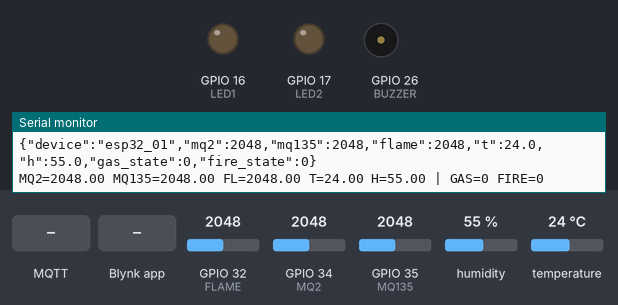
This sketch was run on a simulated ESP32. Shown: output pins drawn as LEDs (lit = HIGH), buzzer (waves = sounding, pin HIGH), the last lines printed to the serial monitor. Inputs (shaded band) come from the test bench; at power-on: GPIO 32 (FLAME) = 2048, GPIO 34 (MQ2) = 2048, GPIO 35 (MQ135) = 2048, humidity 55 %, temperature 24 °C. WiFi joins after 1.5 s; servers stay silent unless stated; the local clock reads 2024-03-15 10:24:30 at power-on unless the sketch sets it; EEPROM starts erased; no MQTT or app messages arrive unless stated.

Above: at 3.0 s.
3.1 s: MQTT message "0" arrives on the first subscribed topic
At 7.05 s:
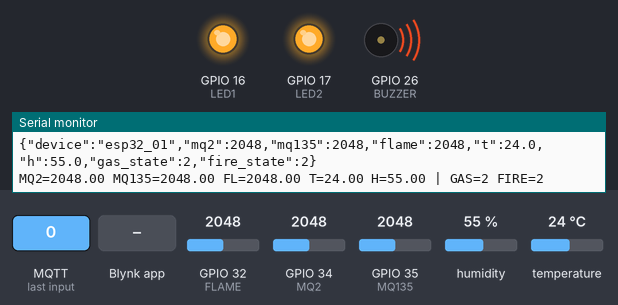
9.5 s: Blynk app writes 1 to V5
11.0 s: MQTT message "on" arrives on the first subscribed topic
Timing chart, 0 to 14.0 s (numbered marks = the images above; inputs shaded):
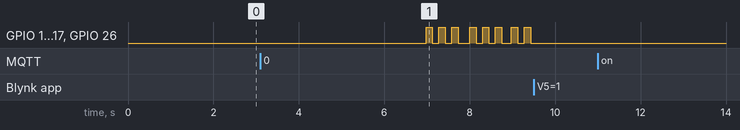

The sketch:

ProjectIoT.ino
```cpp
#include <DHT.h>
#include <WiFi.h>
#include <WiFiClientSecure.h>
#include <PubSubClient.h>

/* ================= BLYNK ================= */
#define BLYNK_TEMPLATE_ID "TMPL6I-3yxOoy"
#define BLYNK_TEMPLATE_NAME "IgnisGuardian"
#define BLYNK_AUTH_TOKEN "CRAc0AMtsMpAPB45NJsU5ftLy7lqNh72"

#include <BlynkSimpleEsp32.h>
BlynkTimer blynkTimer;

/* ======= WIFI MANAGER (CAPTIVE PORTAL) ======= */
#include <WiFiManager.h>
#include <Preferences.h>
Preferences prefs;

/* =============== PIN MAP =============== */
#define LED1 16
#define LED2 17
#define BUZZER 26
#define MQ2 34
#define MQ135 35
#define FLAME 32
#define DHT_PIN 4

/* =============== MQTT ================== */
#define HOST "9c7a573fca0d46e8a92a62aaddf10152.s1.eu.hivemq.cloud"
#define PORT 8883
#define USERNAME "iot_project"
#define PASSWORD "Hcmus23clc09"

#define SSID "OPPO A5 2020"
#define PASS_WIFI "hcmussss"

const char *TOPIC_TELE = "IgnisGuardian/telemetry";
const char *TOPIC_CMD = "IgnisGuardian/cmd";

/* =============== OBJECTS =============== */
DHT dht(DHT_PIN, DHT11);
WiFiClientSecure net;
PubSubClient mqtt(net);

/* =============== NGƯỠNG =============== */
int MQ2_WARN = 1400;
int MQ2_ALARM = 2000;

int MQ135_WARN = 1400;
int MQ135_ALARM = 2000;

int FLAME_WARN = 3700;
int FLAME_ALARM = 3500;

/* =========== SLIDING AVERAGE =========== */
struct pattern
{
    float buf[5];
    int idx = 0;
    int count = 0;
    float sum = 0;
    pattern()
    {
        for (int i = 0; i < 5; i++)
            buf[i] = 0;
    }
};

pattern MQ2_lated, MQ135_lated, Flame_lated, Temperature_lated, Humidity_lated;

/* =============== STATE =============== */
int stateGas = 0;
int stateFlame = 0;
int buzMode = 0;

bool silence = false;
unsigned long silenceUntil = 0;

unsigned long prev = 0;

unsigned long gasWarnStart = 0;
unsigned long gasAlarmStart = 0;
unsigned long fireWarnStart = 0;
unsigned long fireAlarmStart = 0;

/* ======= Token có thể nhập từ Captive Portal ======= */
char blynkToken[64] = BLYNK_AUTH_TOKEN;

/* ======= (THÊM) Biến chống spam thông báo cháy ======= */
int lastFireState = 0;
unsigned long lastFireNotify = 0;
int lastGasState = 0;
unsigned long lastGasNotify = 0;


/* =============== HELPERS =============== */
void setLED(bool state)
{
    digitalWrite(LED1, state ? HIGH : LOW);
    digitalWrite(LED2, state ? HIGH : LOW);
}

float avgOf(pattern *p, float value)
{
    const int N = 5;

    if (p->count < N)
    {
        p->buf[p->idx] = value;
        p->sum += value;
        p->idx = (p->idx + 1) % N;
        p->count++;
        return p->sum / p->count; // warm-up
    }
    else
    {
        p->sum -= p->buf[p->idx];
        p->buf[p->idx] = value;
        p->sum += value;
        p->idx = (p->idx + 1) % N;
        return p->sum / N;
    }
}

/* =============== BUZZER =============== */
void buzzerAndLed(int mode)
{
    // mode: 0=OFF, 1=WARN, 2=ALARM
    static unsigned long last = 0;
    static bool on = false;

    unsigned long now = millis();
    unsigned long onMs, offMs;

    if (mode == 0)
    {
        digitalWrite(BUZZER, LOW);
        setLED(false);
        on = false;
        return;
    }

    if (mode == 1)
    { // WARN
        onMs = 200;
        offMs = 800;
    }
    else
    { // ALARM
        onMs = 150;
        offMs = 150; // hoặc onMs=1000; offMs=0 để ON liên tục
    }

    if (!on)
    {
        if (now - last >= offMs)
        {
            digitalWrite(BUZZER, HIGH);
            setLED(true);
            on = true;
            last = now;
        }
    }
    else
    {
        if (now - last >= onMs)
        {
            digitalWrite(BUZZER, LOW);
            setLED(false);
            on = false;
            last = now;
        }
    }
}

/* =============== MQTT CALLBACK =============== */
void mqttCallback(char *topic, byte *payload, unsigned int length)
{
    String msg;
    msg.reserve(length);
    for (unsigned int i = 0; i < length; i++)
        msg += (char)payload[i];

    Serial.print("RX topic: ");
    Serial.println(topic);
    Serial.print("RX payload: ");
    Serial.println(msg);

    // Lệnh: {"silence":true,"ms":30000}
    if (msg.indexOf("\"silence\":true") >= 0)
    {
        int ms = 30000; // mặc định 30s

        int p = msg.indexOf("\"ms\":");
        if (p >= 0)
        {
            // lấy số sau "ms":
            String tail = msg.substring(p + 5);
            ms = tail.toInt();
            if (ms <= 0)
                ms = 30000;
        }

        silence = true;
        silenceUntil = millis() + (unsigned long)ms;

        Serial.print("Silence ON for ms=");
        Serial.println(ms);
    }

    // Lệnh: {"silence":false} để bật lại ngay
    if (msg.indexOf("\"silence\":false") >= 0)
    {
        silence = false;
        Serial.println("Silence OFF");
    }
}

/* =============== WIFI & MQTT =============== */
void wifiConnect()
{
    WiFi.mode(WIFI_STA);
    WiFi.begin(SSID, PASS_WIFI);
    Serial.print("WiFi connecting");
    while (WiFi.status() != WL_CONNECTED)
    {
        delay(300);
        Serial.print(".");
    }
    Serial.println("\nWiFi connected");
}

void mqttConnect()
{
    int tries = 0;
    while (!mqtt.connected() && tries < 5)
    {
        tries++;
        String clientId = "esp32-" + WiFi.macAddress();

        Serial.print("MQTT connecting...");

        if (mqtt.connect(clientId.c_str(), USERNAME, PASSWORD))
        {
            Serial.println("connected");
            mqtt.subscribe(TOPIC_CMD);
        }
        else
        {
            Serial.print("failed, state=");
            Serial.println(mqtt.state());
            delay(1500);
        }
    }
}

void syncNTP()
{
    configTime(7 * 3600, 0, "pool.ntp.org", "time.nist.gov"); // GMT+7

    Serial.print("Sync NTP");
    time_t now = time(nullptr);
    int tries = 0;
    while (now < 1700000000 && tries < 60)
    { // đợi tối đa ~12s
        delay(200);
        Serial.print(".");
        now = time(nullptr);
        tries++;
    }
    Serial.println();
    if (now >= 1700000000)
        Serial.println("NTP OK");
    else
        Serial.println("NTP FAIL (will still send without real time)");
}

/* =============== BLYNK HELPERS =============== */
String stateToText(int s)
{
    if (s == 0)
        return "SAFE";
    if (s == 1)
        return "WARN";
    return "ALARM";
}

/*
  Map đúng theo Datastream bạn đã tạo:
  V0: NỒNG ĐỘ KHÍ GAS (Double)  -> mq2 (giá trị)
  V1: NỒNG ĐỘ KHÓI (Double)     -> mq135 (giá trị)
  V2: NHIỆT ĐỘ (Double)         -> t
  V3: ĐỘ ẨM (Double)            -> h
  V4: CHÁY (Integer 0-2)        -> fireS
*/
void pushToBlynk(float t, float h, float mq2, float mq135, int gasS, int fireS)
{
    Blynk.virtualWrite(V0, mq2);
    Blynk.virtualWrite(V1, mq135);
    Blynk.virtualWrite(V2, t);
    Blynk.virtualWrite(V3, h);
    Blynk.virtualWrite(V4, fireS);

    // đổi màu theo trạng thái (không ghi đè datastream)
    Blynk.setProperty(V0, "color", gasS == 2 ? "#D3435C" : gasS == 1 ? "#ED9D00"
                                                                     : "#23C48E");
    Blynk.setProperty(V1, "color", fireS == 2 ? "#D3435C" : fireS == 1 ? "#ED9D00"
                                                                       : "#23C48E");
}

/* Nút SILENCE trên Blynk: V5 (Integer 0/1) */
BLYNK_WRITE(V5)
{
    int v = param.asInt();
    if (v == 1)
    {
        silence = true;
        silenceUntil = millis() + 30000UL; // 30s
        Blynk.virtualWrite(V5, 0);         // nhả nút về 0
    }
}

/* ======= WiFiManager Captive Portal (giống hình bạn gửi) ======= */
void startCaptivePortal()
{
    // đọc token đã lưu (nếu có)
    prefs.begin("cfg", true);
    String saved = prefs.getString("blynk", "");
    prefs.end();
    if (saved.length() > 0)
    {
        strncpy(blynkToken, saved.c_str(), sizeof(blynkToken));
        blynkToken[sizeof(blynkToken) - 1] = '\0';
    }

    WiFiManager wm;
    wm.setCaptivePortalEnable(true);
    wm.setConfigPortalTimeout(180); // 3 phút

    WiFiManagerParameter p_token("token", "Auth token", blynkToken, 63);
    wm.addParameter(&p_token);

    wm.resetSettings(); // xóa WiFi đã lưu -> ép hiện portal

    // Nếu ESP32 chưa có WiFi đã lưu -> sẽ hiện portal để chọn SSID/Password + Auth token
    bool ok = wm.autoConnect("IgnisGuardian-Setup", "12345678");
    if (!ok)
    {
        ESP.restart();
        delay(1000);
    }

    // Lưu token người dùng nhập
    strncpy(blynkToken, p_token.getValue(), sizeof(blynkToken));
    blynkToken[sizeof(blynkToken) - 1] = '\0';

    prefs.begin("cfg", false);
    prefs.putString("blynk", String(blynkToken));
    prefs.end();
}

/* =============== SETUP =============== */
void setup()
{
    Serial.begin(9600);

    pinMode(LED1, OUTPUT);
    pinMode(LED2, OUTPUT);
    pinMode(BUZZER, OUTPUT);

    dht.begin();

    // Captive Portal nhập WiFi giống hình bạn muốn
    startCaptivePortal();

    // Blynk connect theo token (có thể nhập từ portal)
    Blynk.config(blynkToken);
    Blynk.connect(2000);

    wifiConnect();
    net.setInsecure();
    mqtt.setServer(HOST, PORT);
    mqtt.setCallback(mqttCallback);
    mqttConnect();
    syncNTP();

    // Giữ nguyên ý bạn: vẫn mở AP song song để điện thoại thấy WiFi ESP32
    WiFi.mode(WIFI_AP_STA);
    WiFi.softAP("IgnisGuardian", "12345678");

    Serial.print("ESP32 AP IP: ");
    Serial.println(WiFi.softAPIP());
}

/* =============== LOOP =============== */
void loop()
{
    if (!mqtt.connected())
        mqttConnect();
    mqtt.loop();

    if (!Blynk.connected())
        Blynk.connect(2000);
    Blynk.run();

    unsigned long cur = millis();
    if (silence && cur > silenceUntil)
        silence = false;

    if (cur - prev >= 1000)
    {
        prev = cur;

        float h = dht.readHumidity();
        float t = dht.readTemperature();
        int mq2Value = analogRead(MQ2);
        int mq135Value = analogRead(MQ135);
        int flameValue = analogRead(FLAME);

        float avgHumidity = avgOf(&Humidity_lated, h);
        float avgTemperature = avgOf(&Temperature_lated, t);
        float avgMQ2 = avgOf(&MQ2_lated, mq2Value);
        float avgMQ135 = avgOf(&MQ135_lated, mq135Value);
        float avgFlame = avgOf(&Flame_lated, flameValue);

        // ======================
        // GAS (MQ2) - vượt 5s mới báo
        // ======================
        bool gasWarnCond = (avgMQ2 >= MQ2_WARN && avgMQ2 < MQ2_ALARM);
        bool gasAlarmCond = (avgMQ2 >= MQ2_ALARM);

        if (gasAlarmCond)
        {
            if (gasAlarmStart == 0)
                gasAlarmStart = cur;
        }
        else
        {
            gasAlarmStart = 0; // hết vượt -> reset
        }

        if (gasWarnCond)
        {
            if (gasWarnStart == 0)
                gasWarnStart = cur;
        }
        else
        {
            gasWarnStart = 0; // hết vượt -> reset
        }

        if (gasAlarmStart && (cur - gasAlarmStart >= 5000))
            stateGas = 2;
        else if (gasWarnStart && (cur - gasWarnStart >= 5000))
            stateGas = 1;
        else
            stateGas = 0;

        // ======================
        // FIRE (MQ135 + FLAME) - vượt 5s mới báo
        // ======================
        bool mq135WarnCond = (avgMQ135 >= MQ135_WARN && avgMQ135 < MQ135_ALARM);
        bool mq135AlarmCond = (avgMQ135 >= MQ135_ALARM);

        bool flameWarnCond = (avgFlame <= FLAME_WARN && avgFlame > FLAME_ALARM);
        bool flameAlarmCond = (avgFlame <= FLAME_ALARM);

        bool fireWarnCond = (mq135WarnCond || flameWarnCond);
        bool fireAlarmCond = (mq135AlarmCond || flameAlarmCond); // hoặc bạn có thể yêu cầu cả 2 cùng đúng

        if (fireAlarmCond)
        {
            if (fireAlarmStart == 0)
                fireAlarmStart = cur;
        }
        else
        {
            fireAlarmStart = 0;
        }

        if (fireWarnCond)
        {
            if (fireWarnStart == 0)
                fireWarnStart = cur;
        }
        else
        {
            fireWarnStart = 0;
        }

        if (fireAlarmStart && (cur - fireAlarmStart >= 5000))
            stateFlame = 2;
        else if (fireWarnStart && (cur - fireWarnStart >= 5000))
            stateFlame = 1;
        else
            stateFlame = 0;

        char payload[300];
        snprintf(payload, sizeof(payload),
                 "{\"device\":\"esp32_01\",\"mq2\":%.0f,\"mq135\":%.0f,\"flame\":%.0f,"
                 "\"t\":%.1f,\"h\":%.1f,\"gas_state\":%d,\"fire_state\":%d}",
                 avgMQ2, avgMQ135, avgFlame, avgTemperature, avgHumidity, stateGas, stateFlame);

        mqtt.publish(TOPIC_TELE, payload);
        Serial.println(payload);

        /* ======= (THÊM) GỬI EVENT THÔNG BÁO KHI CHÁY =======
           - Gửi 1 lần khi vừa chuyển sang stateFlame = 2
           - (Tuỳ chọn) nhắc lại mỗi 2 phút nếu vẫn cháy
           Event code trong Blynk Console: "fire_alarm"
        */
        if (stateFlame == 2 && lastFireState != 2)
        {
            Blynk.logEvent("fire_alarm", "FIRE ALARM!");
            lastFireNotify = millis();
        }
        if (stateFlame == 2 && (millis() - lastFireNotify > 120000UL))
        { // 2 phút
            Blynk.logEvent("fire_alarm", "FIRE ALARM (repeat)!");
            lastFireNotify = millis();
        }
        lastFireState = stateFlame;

        if (stateFlame == 2 && lastFireState != 2)
        {
            Blynk.logEvent("fire_alarm", "FIRE ALARM!");
            lastFireNotify = millis();
        }
        if (stateFlame == 2 && (millis() - lastFireNotify > 120000UL))
        {
            Blynk.logEvent("fire_alarm", "FIRE ALARM (repeat)!");
            lastFireNotify = millis();
        }
        lastFireState = stateFlame;
        /* ======= (THÊM) GỬI EVENT THÔNG BÁO KHI GAS =======
           - Gửi 1 lần khi vừa chuyển sang stateGas = 2
           - (Tuỳ chọn) nhắc lại mỗi 2 phút nếu vẫn gas alarm
           Event code trong Blynk Console: "gas_alarm"
        */
        if (stateGas == 2 && lastGasState != 2)
        {
            Blynk.logEvent("gas_alarm", "GAS ALARM!");
            lastGasNotify = millis();
        }
        if (stateGas == 2 && (millis() - lastGasNotify > 120000UL))
        { // 2 phút
            Blynk.logEvent("gas_alarm", "GAS ALARM (repeat)!");
            lastGasNotify = millis();
        }
        lastGasState = stateGas;

        // gửi đúng dữ liệu lên Blynk
        pushToBlynk(avgTemperature, avgHumidity, avgMQ2, avgMQ135, stateGas, stateFlame);

        Serial.print("MQ2=");
        Serial.print(avgMQ2);
        Serial.print(" MQ135=");
        Serial.print(avgMQ135);
        Serial.print(" FL=");
        Serial.print(avgFlame);
        Serial.print(" T=");
        Serial.print(avgTemperature);
        Serial.print(" H=");
        Serial.print(avgHumidity);
        Serial.print(" | GAS=");
        Serial.print(stateGas);
        Serial.print(" FIRE=");
        Serial.println(stateFlame);

        // ưu tiên cháy hơn gas
        if (stateFlame == 2)
            buzMode = 2;
        else if (stateFlame == 1)
            buzMode = 1;
        else if (stateGas == 2)
            buzMode = 2;
        else if (stateGas == 1)
            buzMode = 1;
        else
            buzMode = 0;
    }
    if (silence)
    {
        digitalWrite(BUZZER, LOW);
        setLED(false);
    }
    else
        buzzerAndLed(buzMode);
}
```

Measured:
- after the input at 9.5 s, GPIO 16 (LED1), GPIO 17 (LED2), GPIO 26 (BUZZER): stops changing and stays LOW
